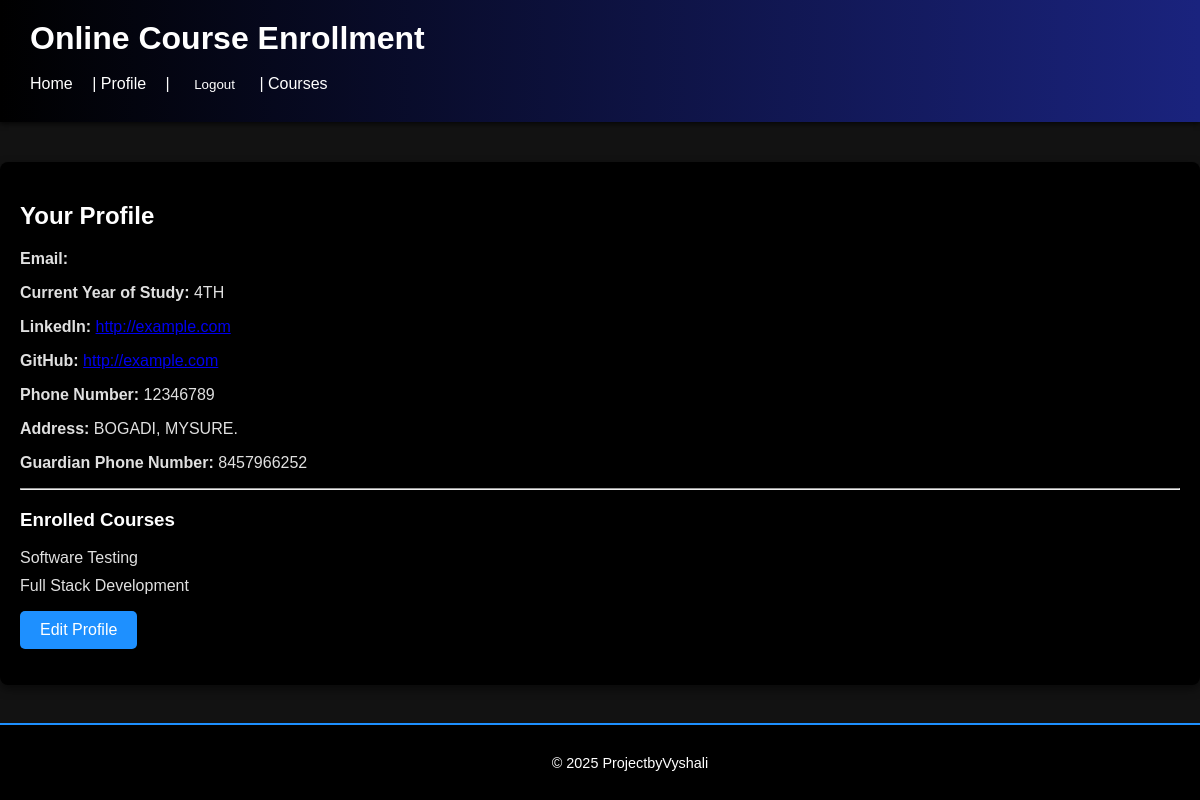
Screenshot of /profile/ (signed in) with the database file from the repository.
### enrollment/models.py (models this page shows, shortened)
class Profile(models.Model):
    user = models.OneToOneField(settings.AUTH_USER_MODEL, on_delete=models.CASCADE)
    current_year_of_study = models.CharField(max_length=20)
    linkedin = models.URLField(blank=True, null=True)
    github = models.URLField(blank=True, null=True)
    phone_number = models.CharField(max_length=20, blank=True)
    address = models.TextField(blank=True)
    guardian_phone_number = models.CharField(max_length=20, blank=True)

class Course(models.Model):
    name = models.CharField(max_length=100)
    description = models.TextField(blank=True)

### enrollment/views.py (the view)
# urls.py: path('profile/', profile_view, name='profile'),
@login_required
def profile_view(request):
    try:
        profile = request.user.profile
    except Profile.DoesNotExist:
        return redirect('profile_create')
    student = request.user.student if hasattr(request.user, 'student') else None
    return render(request, "enrollment/profile.html", {'profile': profile, 'student': student})

### enrollment/templates/enrollment/profile.html (shortened to what this page needs)
{% extends 'enrollment/base.html' %}
{% block content %}
  <h2>Your Profile</h2>
  <p><strong>Email:</strong> {{ request.user.email }}</p>
  <p><strong>Current Year of Study:</strong> {{ profile.current_year_of_study }}</p>
  <p><strong>LinkedIn:</strong>
    {% if profile.linkedin %}
      <a href="{{ profile.linkedin }}" target="_blank">{{ profile.linkedin }}</a>
    {% else %}
      N/A
    {% endif %}
  </p>
  <p><strong>GitHub:</strong>
    {% if profile.github %}
      <a href="{{ profile.github }}" target="_blank">{{ profile.github }}</a>
    {% else %}
      N/A
    {% endif %}
  </p>
  <p><strong>Phone Number:</strong> {{ profile.phone_number|default:"N/A" }}</p>
  <p><strong>Address:</strong> {{ profile.address|default:"N/A" }}</p>
  <p><strong>Guardian Phone Number:</strong> {{ profile.guardian_phone_number|default:"N/A" }}</p>
  <hr>
  <h3>Enrolled Courses</h3>
  {% if student %}
    <ul>
      {% for course in student.courses.all %}
        <li>{{ course.name }}</li>
      {% empty %}
        <li>No courses enrolled.</li>
      {% endfor %}
    </ul>
  {% else %}
    <p>You have not enrolled in any courses yet.</p>
    <a href="{% url 'enroll' %}" class="btn">Enroll Now</a>
  {% endif %}
  <p><a href="{% url 'profile_update' %}" class="btn">Edit Profile</a></p>
{% endblock %}

### enrollment/static/enrollment/style.css (style rules this page uses)
body { font-family: 'Arial', sans-serif; background: #121212; color: #e0e0e0; margin: 0; padding: 0; }
.btn, form button, form input[type="submit"] { display: inline-block; padding: 10px 20px; background-color: #1e90ff; color: #ffffff; text-decoration: none; border: none; border-radius: 5px; cursor: pointer; transition: background-color 0.3s ease, transform 0.3s ease; }
h2, h3 { color: #ffffff; text-shadow: 1px 1px 3px rgba(0,0,0,0.7); }
a { transition: color 0.3s ease; }
ul { list-style: none; padding-left: 0; }
li { margin-bottom: 10px; transition: transform 0.3s ease; }

### rows the page displays
Profile: current_year_of_study "4TH", linkedin "http://example.com", github "http://example.com", phone_number "12346789", address "BOGADI, MYSURE.", guardian_phone_number "8457966252"
Course: name "Software Testing"
Course: name "Full Stack Development"
